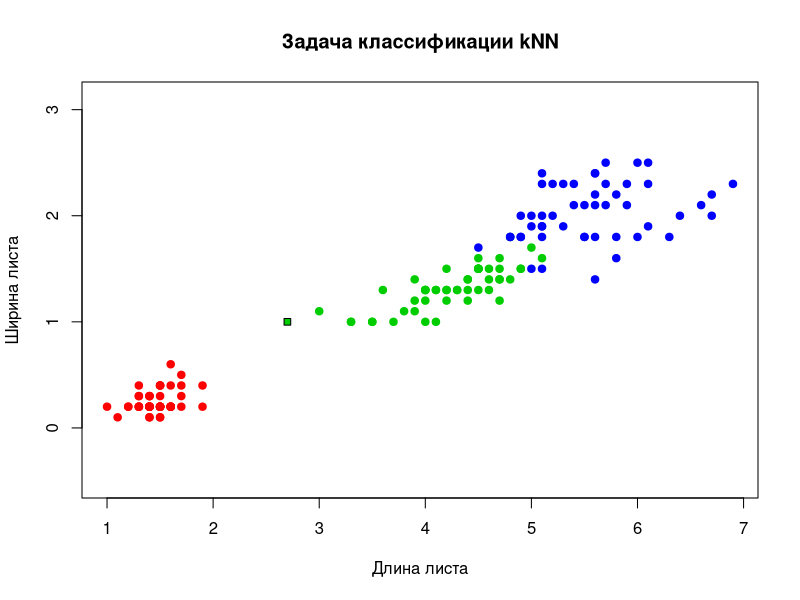

Here is the R script that generated this plot:
##Рисуем выборку
colors <- c("setosa" = "red", "versicolor" = "green3", "virginica" = "blue")
plot(iris[, 3:4], pch = 21, bg = colors[iris$Species], col = colors[iris$Species], asp = 1, 
     main = "Задача классификации kNN", xlab = "Длина листа", ylab = "Ширина листа")

## Евклидово расстояние
euclideanDistance <- function(u, v)
{
sqrt(sum((u - v)^2))
}

## Сортируем объекты согласно расстояния до объекта z
sortObjectsByDist <- function(xl, z, metricFunction = euclideanDistance) ## задаем функцию расстояния
{
l <- dim(xl)[1]
n <- dim(xl)[2] - 1

distances <- matrix(NA, l, 2)## задаем матрицу расстояния
for (i in 1:l)
{
distances[i, ] <- c(i, metricFunction(xl[i, 1:n], z)) ## считаем расстояние от классифицируемой точки до остальных точек выборки
}

orderedXl <- xl[order(distances[, 2]), ] ##сортируем
return (orderedXl);
}

##Применяем метод kNN
kNN <- function(xl, z, k)
{

orderedXl <- sortObjectsByDist(xl, z) ## Сортируем выборку согласно классифицируемого объекта
n <- dim(orderedXl)[2] - 1

classes <- orderedXl[1:k, n + 1] ## Получаем классы первых k соседей
counts <- table(classes) ## Составляем таблицу встречаемости каждого класса
class <- names(which.max(counts)) ## Находим класс, который доминирует среди первых соседей
return (class) ## возвращаем класс
}

## Классификация одного заданного объекта
z <- c(2.7, 1)
xl <- iris[, 3:5]
class <- kNN(xl, z, k=6)
points(z[1], z[2], pch = 22, bg = colors[class], asp = 1)
